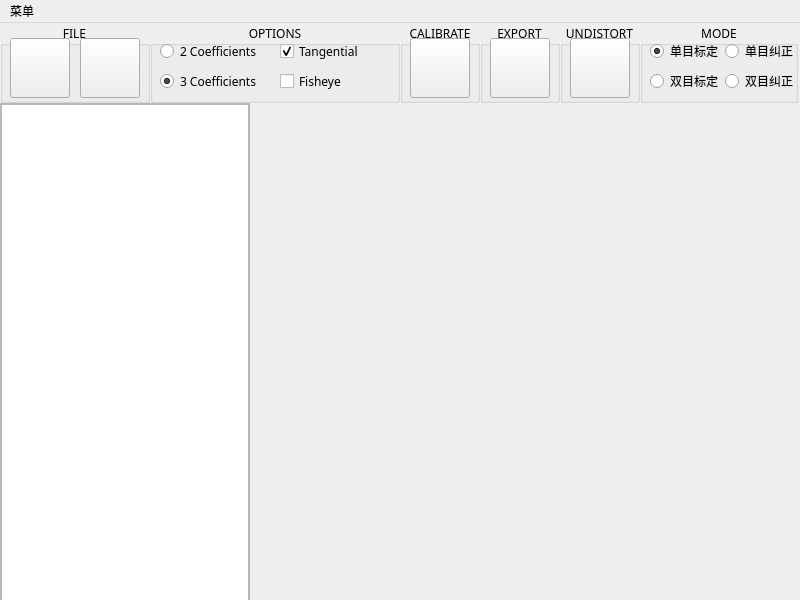
<?xml version="1.0" encoding="UTF-8"?>
<ui version="4.0">
 <class>CameraCalibration</class>
 <widget class="QMainWindow" name="CameraCalibration">
  <property name="geometry">
   <rect>
    <x>0</x>
    <y>0</y>
    <width>800</width>
    <height>600</height>
   </rect>
  </property>
  <property name="windowTitle">
   <string>相机标定</string>
  </property>
  <property name="windowIcon">
   <iconset resource="res/image.qrc">
    <normaloff>:/icon/camera.png</normaloff>:/icon/camera.png</iconset>
  </property>
  <widget class="QWidget" name="centralwidget">
   <widget class="QGroupBox" name="FILE">
    <property name="geometry">
     <rect>
      <x>0</x>
      <y>0</y>
      <width>150</width>
      <height>80</height>
     </rect>
    </property>
    <property name="font">
     <font>
      <family>微软雅黑</family>
     </font>
    </property>
    <property name="title">
     <string>FILE</string>
    </property>
    <property name="alignment">
     <set>Qt::AlignCenter</set>
    </property>
    <widget class="QPushButton" name="addImage">
     <property name="geometry">
      <rect>
       <x>10</x>
       <y>15</y>
       <width>60</width>
       <height>60</height>
      </rect>
     </property>
     <property name="cursor">
      <cursorShape>PointingHandCursor</cursorShape>
     </property>
     <property name="icon">
      <iconset resource="res/image.qrc">
       <normaloff>:/icon/AddImage.png</normaloff>:/icon/AddImage.png</iconset>
     </property>
     <property name="iconSize">
      <size>
       <width>50</width>
       <height>50</height>
      </size>
     </property>
    </widget>
    <widget class="QPushButton" name="delete_1">
     <property name="geometry">
      <rect>
       <x>80</x>
       <y>15</y>
       <width>60</width>
       <height>60</height>
      </rect>
     </property>
     <property name="cursor">
      <cursorShape>PointingHandCursor</cursorShape>
     </property>
     <property name="text">
      <string/>
     </property>
     <property name="icon">
      <iconset resource="res/image.qrc">
       <normaloff>:/icon/delete.png</normaloff>:/icon/delete.png</iconset>
     </property>
     <property name="iconSize">
      <size>
       <width>35</width>
       <height>35</height>
      </size>
     </property>
    </widget>
   </widget>
   <widget class="QGroupBox" name="OPTIONS">
    <property name="geometry">
     <rect>
      <x>150</x>
      <y>0</y>
      <width>250</width>
      <height>80</height>
     </rect>
    </property>
    <property name="font">
     <font>
      <family>微软雅黑</family>
     </font>
    </property>
    <property name="title">
     <string>OPTIONS</string>
    </property>
    <property name="alignment">
     <set>Qt::AlignCenter</set>
    </property>
    <widget class="QRadioButton" name="k_2">
     <property name="geometry">
      <rect>
       <x>10</x>
       <y>20</y>
       <width>100</width>
       <height>16</height>
      </rect>
     </property>
     <property name="text">
      <string>2 Coefficients</string>
     </property>
    </widget>
    <widget class="QRadioButton" name="k_3">
     <property name="enabled">
      <bool>true</bool>
     </property>
     <property name="geometry">
      <rect>
       <x>10</x>
       <y>50</y>
       <width>100</width>
       <height>16</height>
      </rect>
     </property>
     <property name="text">
      <string>3 Coefficients</string>
     </property>
     <property name="checked">
      <bool>true</bool>
     </property>
    </widget>
    <widget class="QCheckBox" name="tangential">
     <property name="geometry">
      <rect>
       <x>130</x>
       <y>20</y>
       <width>100</width>
       <height>16</height>
      </rect>
     </property>
     <property name="text">
      <string>Tangential</string>
     </property>
     <property name="checked">
      <bool>true</bool>
     </property>
    </widget>
    <widget class="QCheckBox" name="fisheye">
     <property name="geometry">
      <rect>
       <x>130</x>
       <y>50</y>
       <width>71</width>
       <height>16</height>
      </rect>
     </property>
     <property name="text">
      <string>Fisheye</string>
     </property>
    </widget>
   </widget>
   <widget class="QGroupBox" name="CALIBRATE">
    <property name="geometry">
     <rect>
      <x>400</x>
      <y>0</y>
      <width>80</width>
      <height>80</height>
     </rect>
    </property>
    <property name="font">
     <font>
      <family>微软雅黑</family>
     </font>
    </property>
    <property name="title">
     <string>CALIBRATE</string>
    </property>
    <property name="alignment">
     <set>Qt::AlignCenter</set>
    </property>
    <widget class="QPushButton" name="calibrate">
     <property name="geometry">
      <rect>
       <x>10</x>
       <y>15</y>
       <width>60</width>
       <height>60</height>
      </rect>
     </property>
     <property name="cursor">
      <cursorShape>PointingHandCursor</cursorShape>
     </property>
     <property name="text">
      <string/>
     </property>
     <property name="icon">
      <iconset resource="res/image.qrc">
       <normaloff>:/icon/play.png</normaloff>:/icon/play.png</iconset>
     </property>
     <property name="iconSize">
      <size>
       <width>48</width>
       <height>48</height>
      </size>
     </property>
    </widget>
   </widget>
   <widget class="QGroupBox" name="EXPORT">
    <property name="geometry">
     <rect>
      <x>480</x>
      <y>0</y>
      <width>80</width>
      <height>80</height>
     </rect>
    </property>
    <property name="font">
     <font>
      <family>微软雅黑</family>
     </font>
    </property>
    <property name="title">
     <string>EXPORT</string>
    </property>
    <property name="alignment">
     <set>Qt::AlignCenter</set>
    </property>
    <widget class="QPushButton" name="export_1">
     <property name="geometry">
      <rect>
       <x>10</x>
       <y>15</y>
       <width>60</width>
       <height>60</height>
      </rect>
     </property>
     <property name="cursor">
      <cursorShape>PointingHandCursor</cursorShape>
     </property>
     <property name="text">
      <string/>
     </property>
     <property name="icon">
      <iconset resource="res/image.qrc">
       <normaloff>:/icon/yes.png</normaloff>:/icon/yes.png</iconset>
     </property>
     <property name="iconSize">
      <size>
       <width>48</width>
       <height>48</height>
      </size>
     </property>
    </widget>
   </widget>
   <widget class="QScrollArea" name="scrollArea">
    <property name="geometry">
     <rect>
      <x>0</x>
      <y>80</y>
      <width>250</width>
      <height>520</height>
     </rect>
    </property>
    <property name="minimumSize">
     <size>
      <width>130</width>
      <height>100</height>
     </size>
    </property>
    <property name="maximumSize">
     <size>
      <width>500000</width>
      <height>500000</height>
     </size>
    </property>
    <property name="widgetResizable">
     <bool>true</bool>
    </property>
    <widget class="QWidget" name="scrollAreaWidgetContents">
     <property name="geometry">
      <rect>
       <x>0</x>
       <y>0</y>
       <width>248</width>
       <height>518</height>
      </rect>
     </property>
     <property name="minimumSize">
      <size>
       <width>130</width>
       <height>150</height>
      </size>
     </property>
     <widget class="QListWidget" name="listWidget">
      <property name="geometry">
       <rect>
        <x>0</x>
        <y>0</y>
        <width>248</width>
        <height>518</height>
       </rect>
      </property>
      <property name="minimumSize">
       <size>
        <width>248</width>
        <height>518</height>
       </size>
      </property>
     </widget>
     <widget class="QLabel" name="intro">
      <property name="geometry">
       <rect>
        <x>0</x>
        <y>0</y>
        <width>248</width>
        <height>100</height>
       </rect>
      </property>
      <property name="font">
       <font>
        <family>微软雅黑</family>
       </font>
      </property>
      <property name="text">
       <string/>
      </property>
      <property name="alignment">
       <set>Qt::AlignLeading|Qt::AlignLeft|Qt::AlignTop</set>
      </property>
     </widget>
    </widget>
   </widget>
   
    <widget class="QImgViewWidget" name="Image">
     <property name="geometry">
      <rect>
       <x>250</x>
       <y>80</y>
       <width>550</width>
       <height>520</height>
      </rect>
     </property>
     <attribute name="title">
      <string>Image</string>
     </attribute>
    </widget>
    
   <widget class="QGroupBox" name="UNDISTORT">
    <property name="geometry">
     <rect>
      <x>560</x>
      <y>0</y>
      <width>80</width>
      <height>80</height>
     </rect>
    </property>
    <property name="font">
     <font>
      <family>微软雅黑</family>
     </font>
    </property>
    <property name="title">
     <string>UNDISTORT</string>
    </property>
    <property name="alignment">
     <set>Qt::AlignCenter</set>
    </property>
    <widget class="QPushButton" name="undistort">
     <property name="geometry">
      <rect>
       <x>10</x>
       <y>15</y>
       <width>60</width>
       <height>60</height>
      </rect>
     </property>
     <property name="cursor">
      <cursorShape>PointingHandCursor</cursorShape>
     </property>
     <property name="text">
      <string/>
     </property>
     <property name="icon">
      <iconset resource="res/image.qrc">
       <normaloff>:/icon/undistort.png</normaloff>:/icon/undistort.png</iconset>
     </property>
     <property name="iconSize">
      <size>
       <width>40</width>
       <height>40</height>
      </size>
     </property>
    </widget>
   </widget>
   <widget class="QGroupBox" name="MODE">
    <property name="geometry">
     <rect>
      <x>640</x>
      <y>0</y>
      <width>158</width>
      <height>80</height>
     </rect>
    </property>
    <property name="font">
     <font>
      <family>微软雅黑</family>
     </font>
    </property>
    <property name="title">
     <string>MODE</string>
    </property>
    <property name="alignment">
     <set>Qt::AlignCenter</set>
    </property>
    <widget class="QRadioButton" name="single_camera">
     <property name="geometry">
      <rect>
       <x>10</x>
       <y>20</y>
       <width>85</width>
       <height>16</height>
      </rect>
     </property>
     <property name="text">
      <string>单目标定</string>
     </property>
     <property name="checked">
      <bool>true</bool>
     </property>
    </widget>
    <widget class="QRadioButton" name="double_camera">
     <property name="geometry">
      <rect>
       <x>10</x>
       <y>50</y>
       <width>85</width>
       <height>16</height>
      </rect>
     </property>
     <property name="text">
      <string>双目标定</string>
     </property>
    </widget>
    <widget class="QRadioButton" name="single_undistort">
     <property name="geometry">
      <rect>
       <x>85</x>
       <y>20</y>
       <width>89</width>
       <height>16</height>
      </rect>
     </property>
     <property name="text">
      <string>单目纠正</string>
     </property>
    </widget>
    <widget class="QRadioButton" name="double_undistort">
     <property name="geometry">
      <rect>
       <x>85</x>
       <y>50</y>
       <width>89</width>
       <height>16</height>
      </rect>
     </property>
     <property name="text">
      <string>双目纠正</string>
     </property>
    </widget>
   </widget>
  </widget>
  <widget class="QMenuBar" name="menuBar">
   <property name="geometry">
    <rect>
     <x>0</x>
     <y>0</y>
     <width>800</width>
     <height>28</height>
    </rect>
   </property>
   <widget class="QMenu" name="menu">
    <property name="title">
     <string>菜单</string>
    </property>
   </widget>
   <addaction name="menu"/>
  </widget>
 </widget>
 <customwidgets>
  <customwidget>
   <class>QImgViewWidget</class>
   <extends>QWidget</extends>
   <header>QImgViewWidget.h</header>
   <container>1</container>
  </customwidget>
 </customwidgets>
 <resources>
  <include location="res/image.qrc"/>
 </resources>
 <connections/>
</ui>
